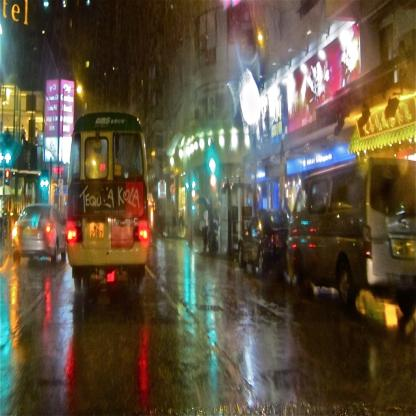
#> input picture detection-team/evaluation/data-for-evaluation/images/image_000000002_jpg.rf.8270179e3cd29b97cf502622b381861e.jpg, 416 x 416 px, given in place of input2.mp4, which was not available
$ python stabilization.py
#> lines starting #> are read from the running program, lines starting #| are printed output that depends on the picture; pictures that were not available may be replaced by others from this repository, and a replacement may not be noted
import cv2
import numpy as np
import queue
import os

frame_queue = queue.Queue()


def save_frame_to_folder(frame, folder_path, frame_number):
    if not os.path.exists(folder_path):
        os.makedirs(folder_path)
    frame_filename = os.path.join(folder_path, f"frame_{frame_number:04d}.png")
    cv2.imwrite(frame_filename, frame)


def weighted_moving_average(curve, radius):
    weights = np.linspace(1, 0, 2 * radius + 1)
    weights /= np.sum(weights)
    curve_pad = np.lib.pad(curve, (radius, radius), 'edge')
    curve_smoothed = np.convolve(curve_pad, weights, mode='same')
    return curve_smoothed[radius:-radius]


def fix_border(frame):
    s = frame.shape
    T = cv2.getRotationMatrix2D((s[1] / 2, s[0] / 2), 0, 1.05)
    return cv2.warpAffine(frame, T, (s[1], s[0]))


def detect_static_objects(prev_pts, curr_pts, camera_transform, threshold=2.0):
    dx_camera, dy_camera, da_camera = camera_transform
    object_displacements = np.linalg.norm(curr_pts - prev_pts, axis=1)
    camera_displacement = np.linalg.norm([dx_camera, dy_camera])

    static_points_prev = []
    static_points_curr = []

    for i, displacement in enumerate(object_displacements):
        if abs(displacement) <= abs(camera_displacement):
            static_points_prev.append(prev_pts[i])
            static_points_curr.append(curr_pts[i])
    return np.array(static_points_prev), np.array(static_points_curr)


def stabilize_video_sift_optical_flow(input_path, output_folder='stabilized_frames', smoothing_radius=50,
                                      motion_threshold=0.15):
#> called with input_path = 'input2.mp4', output_folder = 'stabilized_frames', smoothing_radius = 50, motion_threshold = 0.15
    cap = cv2.VideoCapture(input_path)
    frame_number = 0

    # Create output folder
    if not os.path.exists(output_folder):
        os.makedirs(output_folder)

    # Create SIFT detector and BFMatcher
    sift = cv2.SIFT_create()
    bf = cv2.BFMatcher(cv2.NORM_L2, crossCheck=True)

    ret, prev_frame = cap.read()
#> prev_frame is the input picture: shape (416, 416, 3); mean B, G, R 63.6, 83.6, 95.8
    if not ret:
        print("Error: Could not read video")
        return

    prev_gray = cv2.cvtColor(prev_frame, cv2.COLOR_BGR2GRAY)
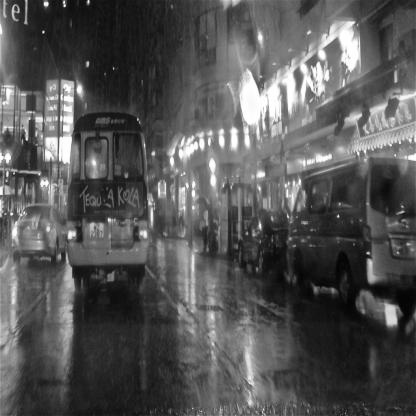
#> prev_gray: shape (416, 416); min 1, max 255, mean 85
    kp_prev, des_prev = sift.detectAndCompute(prev_gray, None)
#> kp_prev = 1277 keypoints; strongest (x, y, size): (46, 4, 3.3), (391, 314, 12.9), (11, 214, 1.9), (368, 253, 2)

    transforms = []
    trajectory = []
    smoothed_trajectory = np.zeros((3,), np.float32)
    last_stabilized_frame = prev_frame.copy()

    while True:
        print(1)
        ret, frame = cap.read()
        if not ret:
            break

        gray = cv2.cvtColor(frame, cv2.COLOR_BGR2GRAY)
        kp_next, des_next = sift.detectAndCompute(gray, None)
#> kp_next has the same summary as kp_prev

        if des_prev is not None and des_next is not None:
            matches = bf.match(des_prev, des_next)
#> matches = 1277 matches
            matches = sorted(matches, key=lambda x: x.distance)

            prev_pts = np.float32([kp_prev[m.queryIdx].pt for m in matches]).reshape(-1, 1, 2)
#> prev_pts = 1277 rows, first 8: [3.83, 160.6], [3.83, 160.6], [4.4, 203.7], [4.5, 3.1], [4.5, 3.1], [4.61, 127.3], [4.61, 127.3], [4.63, 112.4]
            next_pts = np.float32([kp_next[m.trainIdx].pt for m in matches]).reshape(-1, 1, 2)
#> next_pts has the same summary as prev_pts

            next_pts_opt, status, _ = cv2.calcOpticalFlowPyrLK(prev_gray, gray, prev_pts, None, maxLevel=4)
#> next_pts_opt has the same summary as prev_pts; status = 1277 values from 1 to 1

            if next_pts_opt is None or status is None:
                print("Optical flow failed, using last stabilized frame.")
                stabilized_frame = last_stabilized_frame
                # Add to queue and save to folder
                frame_queue.put(stabilized_frame)
                save_frame_to_folder(stabilized_frame, output_folder, frame_number)
                frame_number += 1
                continue

            good_prev_pts = prev_pts[status == 1]
#> good_prev_pts = 1277 pairs, first value 3.83 to 412.8, second value 2.86 to 413.1
            good_next_pts = next_pts_opt[status == 1]
#> good_next_pts has the same summary as good_prev_pts

            if len(good_prev_pts) >= 4 and len(good_next_pts) >= 4:
                H, inliers = cv2.estimateAffinePartial2D(good_prev_pts, good_next_pts, method=cv2.RANSAC,
                                                         ransacReprojThreshold=3)
#> H = [[1, -6.73e-11, -5.82e-08], [6.73e-11, 1, -8.01e-08]]; inliers = 1277 values from 1 to 1

                if H is not None:
                    dx = H[0, 2]
#> dx = -5.82e-08
                    dy = H[1, 2]
#> dy = -8.01e-08
                    da = np.arctan2(H[1, 0], H[0, 0])
#> da = 6.73e-11

                    # Motion threshold to filter small jitters
                    if np.abs(dx) < motion_threshold:
                        dx = 0
                    if np.abs(dy) < motion_threshold:
                        dy = 0
                    if np.abs(da) < motion_threshold:
                        da = 0

                    transform = np.array([dx, dy, da])

                    statics_obj_prev, statics_obj_curr = detect_static_objects(good_prev_pts, good_next_pts, transform)
#> in detect_static_objects, `object_displacements = np.linalg.norm(curr_pts - prev_pts, axis=1)`: object_displacements = 1277 values, max 0.00023 at index 112, min 0 at index 23, mean 2.35e-06
#> the loop in detect_static_objects, `for i, displacement in enumerate(object_displacements):` made 1277 passes
#> displacement on passes 1 to 3: 3.58e-06, 3.58e-06, 4.29e-06
#> after the loop in detect_static_objects, `for i, displacement in enumerate(object_displacements):`: static_points_curr = 1066 pairs, first value 7.76 to 412.8, second value 10.05 to 413.1; static_points_prev has the same summary as static_points_curr
#> statics_obj_prev has the same summary as static_points_curr in detect_static_objects; statics_obj_curr has the same summary as static_points_curr in detect_static_objects

                    if len(statics_obj_prev) >= 4 and len(statics_obj_curr) >= 4:
                        m2, _ = cv2.estimateAffinePartial2D(statics_obj_prev, statics_obj_curr)
#> m2 = [[1, 0, 0], [0, 1, 0]]

                        # Check if m2 is valid before using it
                        if m2 is not None:
                            dx2 = m2[0, 2]
#> dx2 = 0
                            dy2 = m2[1, 2]
#> dy2 = 0
                            da2 = np.arctan2(m2[1, 0], m2[0, 0])
#> da2 = 0
                            transform = np.array([dx2, dy2, da2])
#> transform = [0, 0, 0]

                    transforms.append(transform)
                    trajectory.append(transform)

                    if len(transforms) > smoothing_radius:
                        smoothed_trajectory = np.mean(transforms[-smoothing_radius:], axis=0)

                    difference = smoothed_trajectory - np.sum(trajectory, axis=0)
#> difference = [0, 0, 0]
                    dx += difference[0]
#> dx = 0
                    dy += difference[1]
#> dy = 0
                    da += difference[2]
#> da = 0

                    H_corrected = np.array([
                        [np.cos(da), -np.sin(da), dx],
                        [np.sin(da), np.cos(da), dy]
                    ], dtype=np.float32)
#> H_corrected = [[1, 0, 0], [0, 1, 0]]

                    stabilized_frame = cv2.warpAffine(frame, H_corrected, (frame.shape[1], frame.shape[0]))

                    # Apply border fix to handle black borders
                    stabilized_frame = fix_border(stabilized_frame)
#> in fix_border, `return cv2.warpAffine(frame, T, (s[1], s[0]))`:
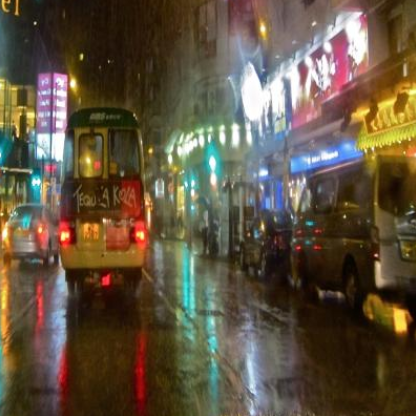
#> returned value: shape (416, 416, 3); mean of channels 0, 1, 2 64.2, 83.4, 96.4; drawn as B, G, R

                    last_stabilized_frame = stabilized_frame
                else:
                    stabilized_frame = frame
            else:
                print("Not enough valid points for transformation. Using last stabilized frame.")
                stabilized_frame = last_stabilized_frame

            # Add the stabilized frame to the queue and save to folder
            frame_queue.put(stabilized_frame)
            save_frame_to_folder(stabilized_frame, output_folder, frame_number)
            frame_number += 1

            prev_gray = gray
            kp_prev, des_prev = kp_next, des_next

    cap.release()
    cv2.destroyAllWindows()


def get_stabilized_frame():
    try:
        if not frame_queue.empty():
            return frame_queue.get()
        else:
            print("Queue is empty.")
            return None
    except Exception as e:
        print(f"Error retrieving frame: {e}")
        return None


if __name__ == '__main__':
    stabilize_video_sift_optical_flow('input2.mp4')

$ run again, on detection-team/evaluation/data-for-evaluation/images/image_000000003_jpg.rf.db8fd4730b031e35a60e0a60e17a0691.jpg
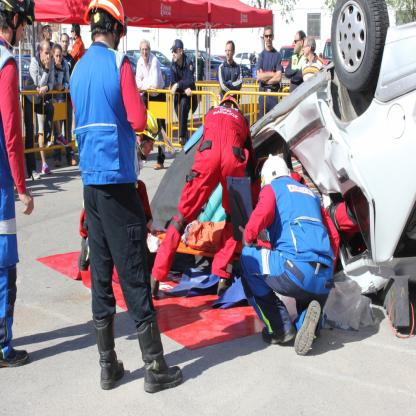
#> input picture detection-team/evaluation/data-for-evaluation/images/image_000000003_jpg.rf.db8fd4730b031e35a60e0a60e17a0691.jpg, 416 x 416 px, given in place of input2.mp4, which was not available
#> in stabilize_video_sift_optical_flow, prev_frame is the input picture: shape (416, 416, 3); mean B, G, R 144.1, 134.3, 149.1
#> in stabilize_video_sift_optical_flow, `prev_gray = cv2.cvtColor(prev_frame, cv2.COLOR_BGR2GRAY)`:
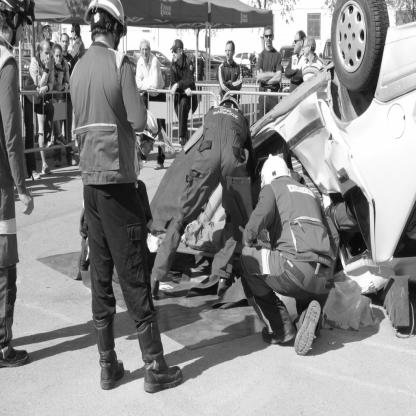
#> prev_gray: shape (416, 416); min 1, max 255, mean 139.9
#> kp_prev = 1688 keypoints; strongest (x, y, size): (97, 17, 4.7), (188, 91, 4.4), (273, 167, 15.6), (153, 243, 9.1)
#> kp_next has the same summary as kp_prev
#> matches = 1688 matches
#> prev_pts = 1688 rows, first 8: [2.44, 191.1], [2.52, 340.2], [2.52, 340.2], [2.63, 8.76], [2.76, 202.2], [2.82, 288.5], [3.17, 66.65], [3.33, 369]
#> next_pts has the same summary as prev_pts
#> next_pts_opt has the same summary as prev_pts; status = 1688 values from 1 to 1
#> good_prev_pts = 1688 pairs, first value 2.44 to 412.6, second value 2.45 to 388.5
#> good_next_pts has the same summary as good_prev_pts
#> H = [[1, 1.64e-09, -1.38e-06], [-1.64e-09, 1, -4.32e-07]]; inliers = 1688 values from 1 to 1
#> in stabilize_video_sift_optical_flow, `dx = H[0, 2]`: dx = -1.38e-06
#> in stabilize_video_sift_optical_flow, `dy = H[1, 2]`: dy = -4.32e-07
#> in stabilize_video_sift_optical_flow, `da = np.arctan2(H[1, 0], H[0, 0])`: da = -1.64e-09
#> object_displacements = 1688 values, max 0.00037 at index 30, min 0 at index 26, mean 4.39e-06
#> the loop in detect_static_objects, `for i, displacement in enumerate(object_displacements):` made 1688 passes
#> displacement on passes 1 to 3: 1.91e-06, 4.03e-05, 4.03e-05
#> after the loop in detect_static_objects, `for i, displacement in enumerate(object_displacements):`: static_points_curr = 1278 pairs, first value 9.09 to 407.9, second value 5.85 to 388.5; static_points_prev has the same summary as static_points_curr
#> statics_obj_prev has the same summary as static_points_curr in detect_static_objects; statics_obj_curr has the same summary as static_points_curr in detect_static_objects
#> m2 = [[1, 0, 0], [0, 1, 0]]
#> dx2 = 0
#> transform = [0, 0, 0]
#> in stabilize_video_sift_optical_flow, `dx += difference[0]`: dx = 0
#> H_corrected = [[1, 0, 0], [0, 1, 0]]
#> in fix_border, `return cv2.warpAffine(frame, T, (s[1], s[0]))`:
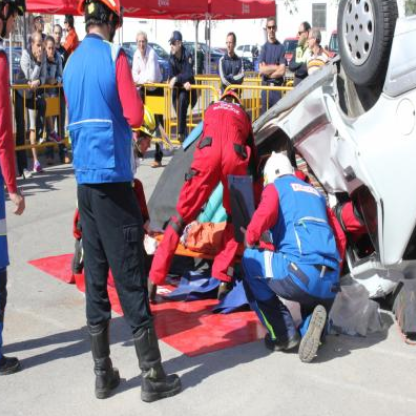
#> returned value: shape (416, 416, 3); mean of channels 0, 1, 2 142.2, 132.4, 146.6; drawn as B, G, R

$ run again, on detection-team/evaluation/data-for-evaluation/images/image_000000010_jpg.rf.bd4b622b644255e6c229402ae5a7b8a2.jpg
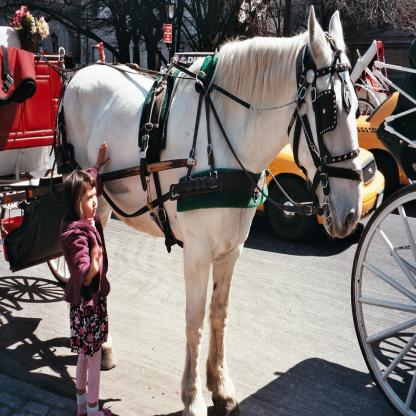
#> input picture detection-team/evaluation/data-for-evaluation/images/image_000000010_jpg.rf.bd4b622b644255e6c229402ae5a7b8a2.jpg, 416 x 416 px, given in place of input2.mp4, which was not available
#> in stabilize_video_sift_optical_flow, prev_frame is the input picture: shape (416, 416, 3); mean B, G, R 109.7, 112, 121.2
#> in stabilize_video_sift_optical_flow, `prev_gray = cv2.cvtColor(prev_frame, cv2.COLOR_BGR2GRAY)`:
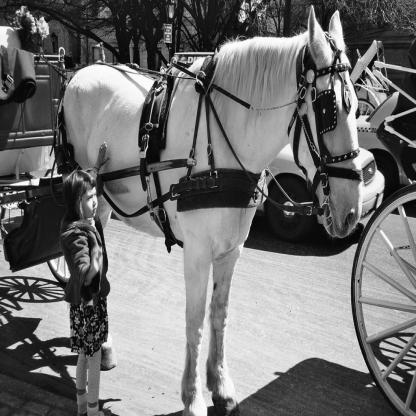
#> prev_gray: shape (416, 416); min 0, max 255, mean 114.5
#> kp_prev = 1479 keypoints; strongest (x, y, size): (14, 192, 2.2), (35, 182, 5), (25, 183, 4), (345, 60, 6.1)
#> kp_next has the same summary as kp_prev
#> matches = 1479 matches
#> prev_pts = 1479 rows, first 8: [2.35, 253.3], [2.39, 241.9], [2.71, 202.6], [2.93, 228.5], [3.78, 314.6], [4.39, 84.72], [4.39, 84.72], [4.45, 205.8]
#> next_pts has the same summary as prev_pts
#> next_pts_opt has the same summary as prev_pts; status = 1479 values from 1 to 1
#> good_prev_pts = 1479 pairs, first value 2.35 to 412.8, second value 2.78 to 412.2
#> good_next_pts has the same summary as good_prev_pts
#> H = [[1, 3.9e-09, -1.86e-06], [-3.9e-09, 1, 7.03e-08]]; inliers = 1479 values from 1 to 1
#> in stabilize_video_sift_optical_flow, `dx = H[0, 2]`: dx = -1.86e-06
#> in stabilize_video_sift_optical_flow, `dy = H[1, 2]`: dy = 7.03e-08
#> in stabilize_video_sift_optical_flow, `da = np.arctan2(H[1, 0], H[0, 0])`: da = -3.9e-09
#> object_displacements = 1479 values, max 0.000233 at index 28, min 0 at index 4, mean 4.36e-06
#> the loop in detect_static_objects, `for i, displacement in enumerate(object_displacements):` made 1479 passes
#> displacement on passes 1 to 3: 2.62e-06, 4.29e-06, 3.81e-06
#> after the loop in detect_static_objects, `for i, displacement in enumerate(object_displacements):`: static_points_curr = 1130 pairs, first value 3.78 to 412.8, second value 4.1 to 412.2; static_points_prev has the same summary as static_points_curr
#> statics_obj_prev has the same summary as static_points_curr in detect_static_objects; statics_obj_curr has the same summary as static_points_curr in detect_static_objects
#> m2 = [[1, 0, 0], [0, 1, 0]]
#> dx2 = 0
#> transform = [0, 0, 0]
#> in stabilize_video_sift_optical_flow, `dx += difference[0]`: dx = 0
#> H_corrected = [[1, 0, 0], [0, 1, 0]]
#> in fix_border, `return cv2.warpAffine(frame, T, (s[1], s[0]))`:
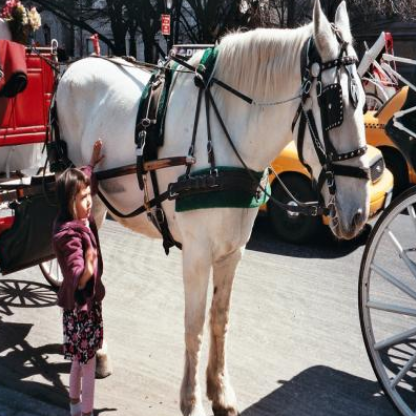
#> returned value: shape (416, 416, 3); mean of channels 0, 1, 2 113, 116, 125.7; drawn as B, G, R

$ run again, on detection-team/evaluation/data-for-evaluation/images/image_000000019_jpg.rf.ccbdc59e6b469d5c0b0ef8bae0f9d62b.jpg
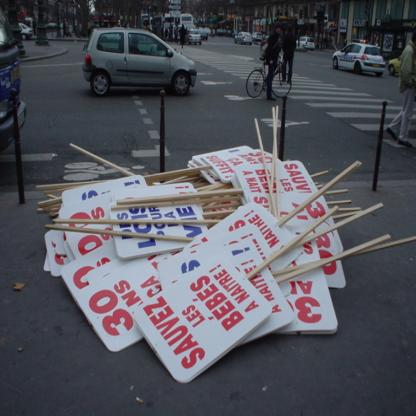
#> input picture detection-team/evaluation/data-for-evaluation/images/image_000000019_jpg.rf.ccbdc59e6b469d5c0b0ef8bae0f9d62b.jpg, 416 x 416 px, given in place of input2.mp4, which was not available
#> in stabilize_video_sift_optical_flow, prev_frame is the input picture: shape (416, 416, 3); mean B, G, R 91.9, 83.3, 83.5
#> in stabilize_video_sift_optical_flow, `prev_gray = cv2.cvtColor(prev_frame, cv2.COLOR_BGR2GRAY)`:
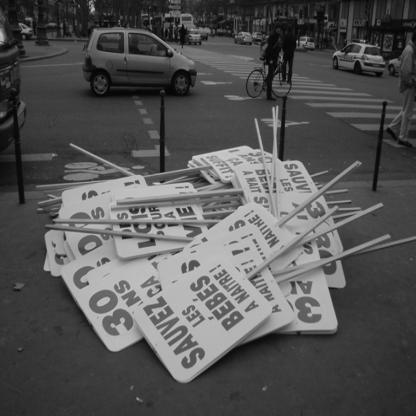
#> prev_gray: shape (416, 416); min 0, max 213, mean 84.4
#> kp_prev = 1633 keypoints; strongest (x, y, size): (93, 9, 3.3), (178, 210, 2.6), (124, 237, 3.4), (137, 182, 2.6)
#> kp_next has the same summary as kp_prev
#> matches = 1633 matches
#> prev_pts = 1633 rows, first 8: [2.6, 83.26], [5.74, 46.7], [6.77, 78.28], [6.77, 78.28], [6.77, 78.28], [6.81, 31.67], [8, 84.81], [8, 84.81]
#> next_pts has the same summary as prev_pts
#> next_pts_opt has the same summary as prev_pts; status = 1633 values from 1 to 1
#> good_prev_pts = 1633 pairs, first value 2.6 to 413.1, second value 3.48 to 398.7
#> good_next_pts has the same summary as good_prev_pts
#> H = [[1, -7.18e-09, 2.18e-06], [7.18e-09, 1, -4.1e-07]]; inliers = 1633 values from 1 to 1
#> in stabilize_video_sift_optical_flow, `dx = H[0, 2]`: dx = 2.18e-06
#> in stabilize_video_sift_optical_flow, `dy = H[1, 2]`: dy = -4.1e-07
#> in stabilize_video_sift_optical_flow, `da = np.arctan2(H[1, 0], H[0, 0])`: da = 7.18e-09
#> object_displacements = 1633 values, max 0.000295 at index 1582, min 0 at index 1, mean 3.5e-06
#> the loop in detect_static_objects, `for i, displacement in enumerate(object_displacements):` made 1633 passes
#> displacement on passes 1 to 3: 4.29e-06, 0, 9.54e-07
#> after the loop in detect_static_objects, `for i, displacement in enumerate(object_displacements):`: static_points_curr = 1303 pairs, first value 5.74 to 412.9, second value 17.37 to 398.7; static_points_prev has the same summary as static_points_curr
#> statics_obj_prev has the same summary as static_points_curr in detect_static_objects; statics_obj_curr has the same summary as static_points_curr in detect_static_objects
#> m2 = [[1, 0, 0], [0, 1, 0]]
#> dx2 = 0
#> transform = [0, 0, 0]
#> in stabilize_video_sift_optical_flow, `dx += difference[0]`: dx = 0
#> H_corrected = [[1, 0, 0], [0, 1, 0]]
#> in fix_border, `return cv2.warpAffine(frame, T, (s[1], s[0]))`:
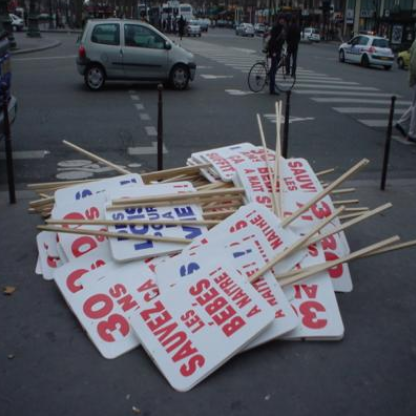
#> returned value: shape (416, 416, 3); mean of channels 0, 1, 2 95.8, 87.1, 87.6; drawn as B, G, R
